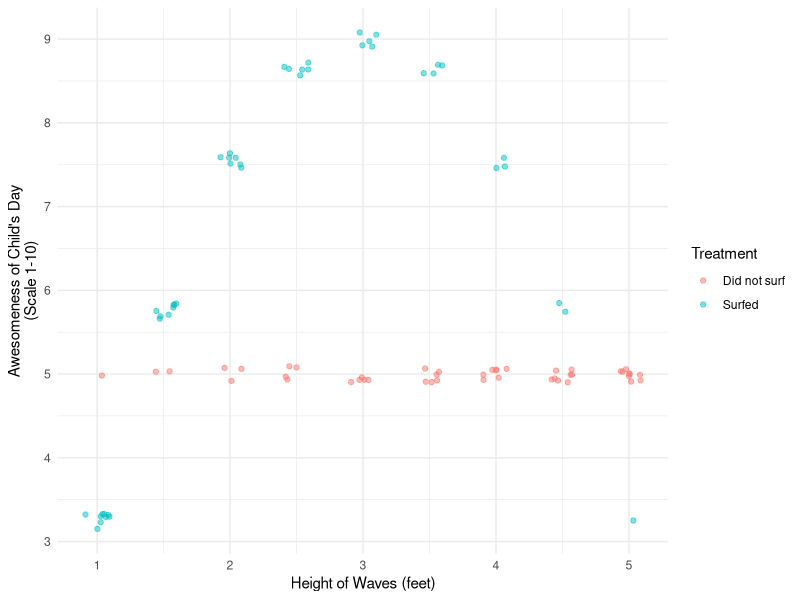
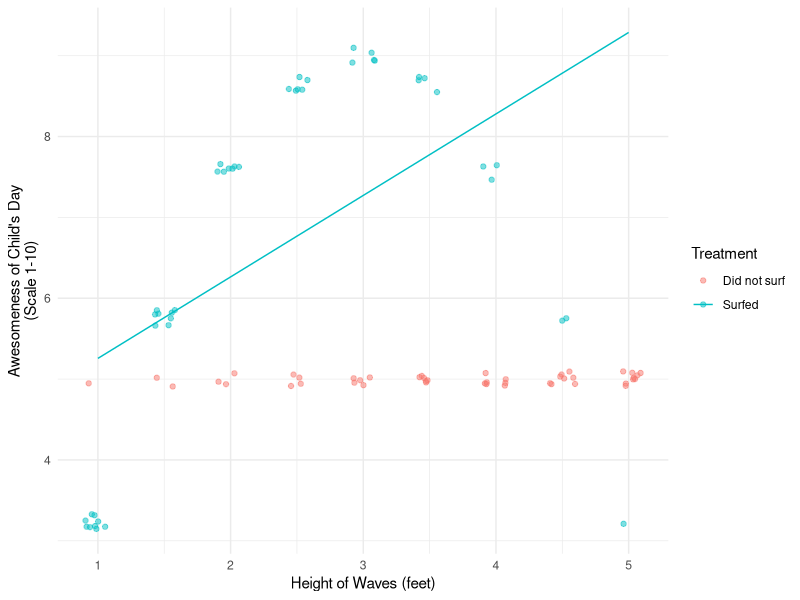
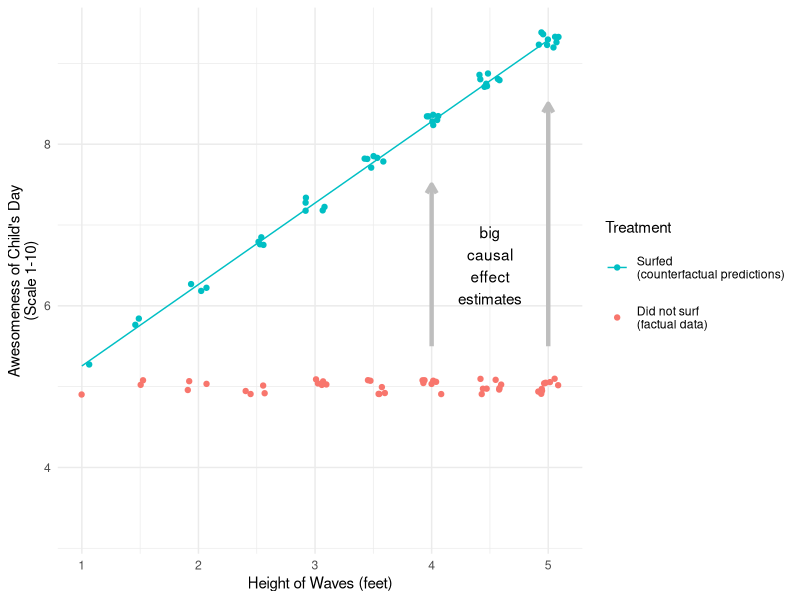
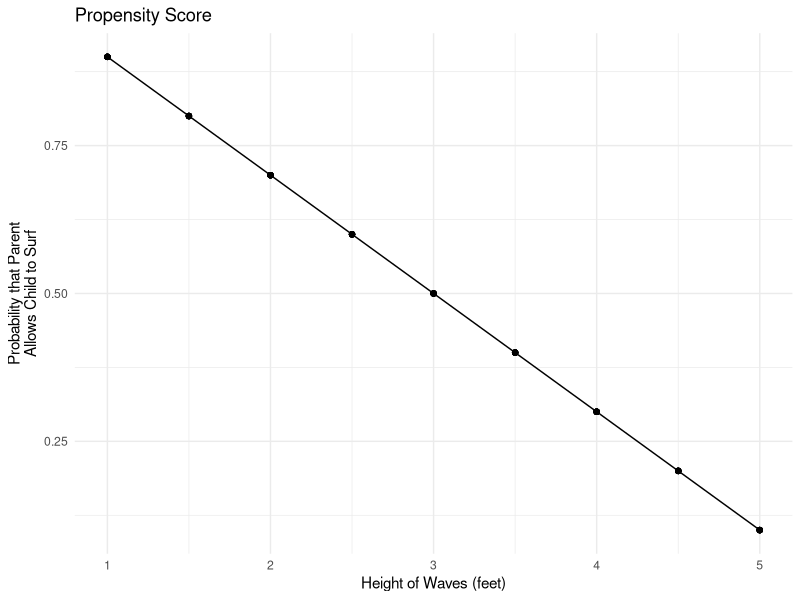
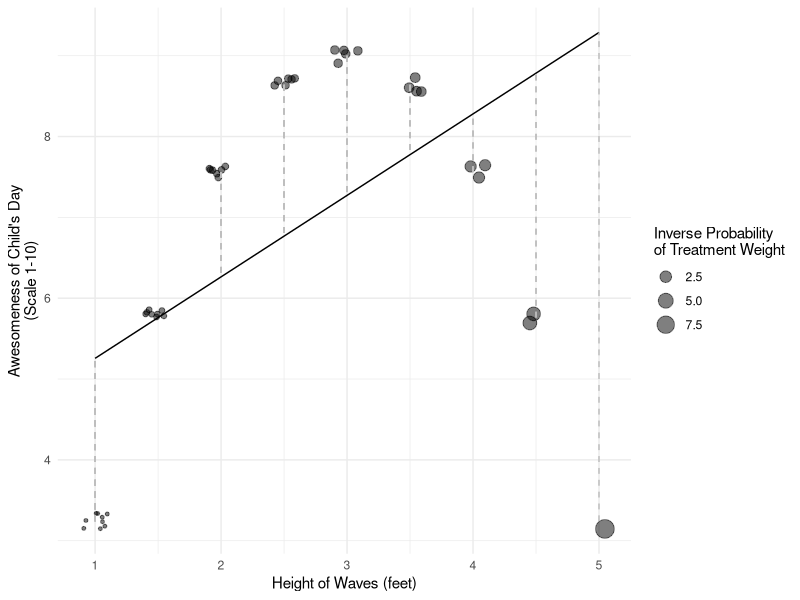
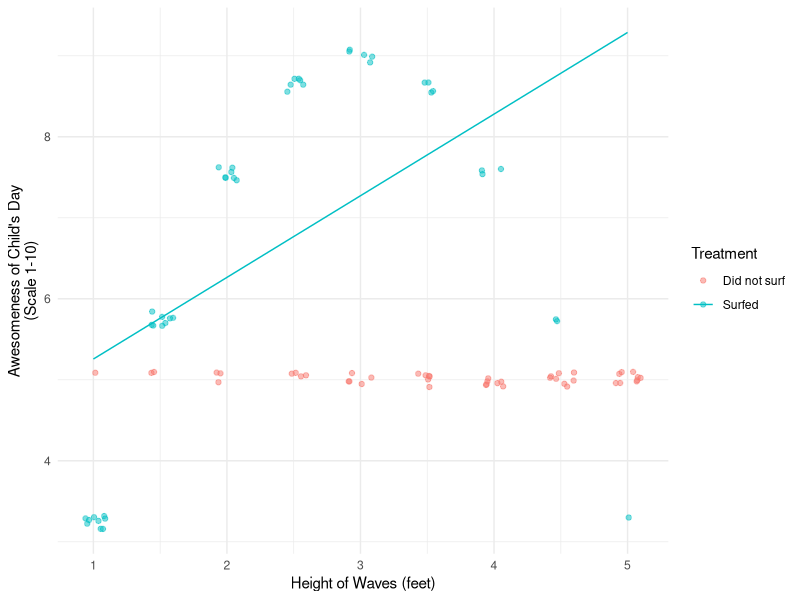
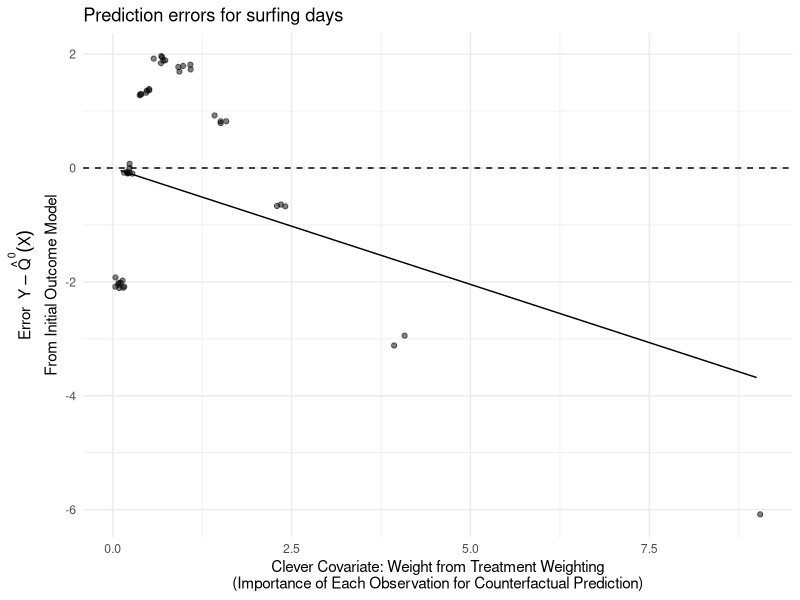
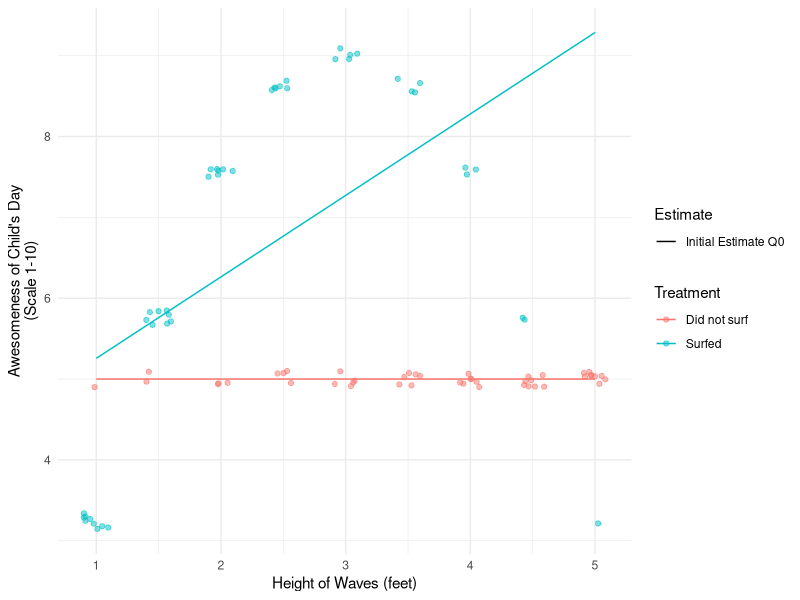

Here is the R script that generated these plots, in order:
## ---- chunk 1
library(foreach)
## ---- chunk 2
#| code-fold: true
#| fig-height: 3

library(tidyverse)
theme_set(theme_minimal())

data <- tibble(x = rep(1:9,1:9), a = F) |>
  bind_rows(tibble(x = rep(1:9,9:1), a = T)) |>
  group_by(x) |>
  mutate(
    pi = mean(a)
  ) |>
  ungroup() |>
  mutate(
    y1 = 9 - 9 * ((x - 5) / 5) ^ 2,
    y0 = 5,
    # Shift x to fit story of this DGP
    x = (x - 1) / 2 + 1,
    y = case_when(
      !a ~ y0,
      a ~ y1
    )
  )

data |>
  ggplot(aes(x = x, y = y, color = a)) +
  geom_jitter(width = .1, height = .1, alpha = .5) +
  scale_x_continuous(
    breaks = 1:10,
    name = "Height of Waves (feet)"
  ) +
  labs(
    y = "Awesomeness of Child's Day\n(Scale 1-10)"
  ) +
  scale_color_discrete(
    name = "Treatment",
    labels = c("Did not surf","Surfed")
  )
## ---- chunk 3
#| code-fold: true 
#| fig-height: 3

fit1 <- lm(y ~ x, data = data |> filter(a))

fitted <- data |>
  mutate(y = predict(fit1, newdata = data))

data |>
  ggplot(aes(x = x, y = y, color = a)) +
  geom_jitter(width = .1, height = .1, alpha = .5) +
  scale_x_continuous(
    breaks = 1:10,
    name = "Height of Waves (feet)"
  ) +
  labs(
    y = "Awesomeness of Child's Day\n(Scale 1-10)"
  ) +
  scale_color_discrete(
    name = "Treatment",
    labels = c("Did not surf","Surfed")
  ) + 
  # Add the fitted line
  geom_line(
    data = fitted |> mutate(a = TRUE)
  )
## ---- chunk 4
#| code-fold: true

data |>
  ggplot(aes(x = x, y = y, color = a)) +
  geom_point(alpha = 0, show.legend = F) +
  geom_jitter(data = data |> filter(!a), width = .1, height = .1) +
  geom_jitter(data = fitted |> filter(!a) |> mutate(a = T), width = .1, height = .1) +
  # Add the fitted line
  geom_line(
    data = fitted |> filter(!a) |> mutate(a = TRUE)
  ) +
  #geom_segment(aes(yend = fitted), linetype = "dashed", color = "gray") +
  scale_x_continuous(
    breaks = 1:10,
    name = "Height of Waves (feet)"
  ) +
  labs(
    y = "Awesomeness of Child's Day\n(Scale 1-10)"
  ) +
  scale_color_discrete(
    name = "Treatment",
    labels = c("Did not surf\n(factual data)","Surfed\n(counterfactual predictions)"),
    guide = guide_legend(reverse = T)
  ) +
  annotate(geom = "text", x = 4.5, y = 6.5, label = "big\ncausal\neffect\nestimates") +
  annotate(geom = "segment", x = c(4,5), y = c(5.5,5.5), yend = c(7.5,8.5), arrow = arrow(length = unit(.1,"in")),
           color = "gray", linewidth = 1.5) +
  theme(legend.key.height = unit(.5,"in"))
## ---- chunk 5
#| code-fold: true
#| fig-height: 3

data |>
  ggplot(aes(x = x, y = pi)) +
  geom_line() +
  geom_point() +
  ggtitle("Propensity Score") +
  labs(
    x = "Height of Waves (feet)",
    y = "Probability that Parent\nAllows Child to Surf"
  )
## ---- chunk 6
#| code-fold: true
#| fig-height: 3

observed_error <- data |>
  mutate(fitted = predict(fit1, newdata = data)) |>
  filter(a) |>
  mutate(weight = (1 - pi) / pi)

observed_error |>
  ggplot(aes(x = x, y = y1)) +
  geom_line(aes(y = fitted)) +
  geom_jitter(aes(y = y1, size = weight), width = .1, height = .1, alpha = .5) + 
  geom_segment(aes(yend = fitted), linetype = "dashed", color = "gray") +
  scale_x_continuous(
    breaks = 1:10,
    name = "Height of Waves (feet)"
  ) +
  labs(
    y = "Awesomeness of Child's Day\n(Scale 1-10)",
    size = "Inverse Probability\nof Treatment Weight"
  ) +
  scale_color_discrete(
    name = "Treatment",
    labels = c("Did not surf","Surfed")
  )
## ---- chunk 7
truth <- data |>
  # Restrict to the untreated
  filter(!a) |>
  # Average difference in potential outcomes
  summarize(true_atc = mean(y1 - y0)) |>
  print()
## ---- chunk 8
initial_estimate <- data |>
  # Predict Y1
  mutate(yhat1 = predict(fit1, newdata = data)) |>
  # Focus on the untreated
  filter(!a) |>
  # Summarize an average effect estimate:
  # average of (predicted y1) - (observed y0)
  summarize(initial_estimate = mean(yhat1 - y)) |>
  print()
## ---- chunk 9
weighted_mean_error <- data |>
  # Predict Y1
  mutate(yhat1 = predict(fit1, newdata = data)) |>
  # Focus on the treated
  filter(a) |>
  # Construct inverse probability weights
  # where pi is the probability of treatment
  mutate(weight = (1 - pi) / pi) |>
  # Summarize a weighted mean error:
  # weighted average of (predicted y1) - (observed y1)
  summarize(weighted_mean_error = weighted.mean(yhat1 - y, w = weight)) |>
  print()
## ---- chunk 10
corrected_estimate <- initial_estimate |> 
  bind_cols(weighted_mean_error) |>
  mutate(corrected_estimate = initial_estimate - weighted_mean_error) |>
  print()
## ---- chunk 11
# Fitted model
q0_fit <- lm(y ~ x, data = data |> filter(a))
# Function to return predictions
q0 <- function(x) {
  predict(q0_fit, newdata = tibble(x))
}
## ---- chunk 12
#| fig-height: 3
data |>
  ggplot(aes(x = x, y = y, color = a)) +
  geom_jitter(width = .1, height = .1, alpha = .5) +
  scale_x_continuous(
    breaks = 1:10,
    name = "Height of Waves (feet)"
  ) +
  labs(
    y = "Awesomeness of Child's Day\n(Scale 1-10)"
  ) +
  scale_color_discrete(
    name = "Treatment",
    labels = c("Did not surf","Surfed")
  ) + 
  # Add the fitted line
  geom_line(
    data = fitted |> mutate(a = TRUE)
  )
## ---- chunk 13
# Define the propensity scores
# (assumed known in this example)
propensity_scores <- data |>
  distinct(x,pi)
# Define the clever covariate function
h <- function(x) {
  tibble(x) |>
    left_join(propensity_scores, by = join_by(x)) |>
    mutate(h = (1 - pi) / pi) |>
    pull(h)
}
## ---- chunk 14
q1_fit <- lm(y ~ -1 + offset(q0(x)) + h(x), data = data |> filter(a))
# Function to return predictions
q1 <- function(x) {
  predict(q1_fit, newdata = tibble(x))
}
data |>
  filter(a) |>
  mutate(
    q0 = q0(x),
    error = y - q0,
    h = h(x),
    correction = predict(q1_fit) - q0
  ) |>
  ggplot(aes(x = h, y = correction)) +
  geom_hline(yintercept = 0, linetype = "dashed") +
  geom_jitter(aes(y = error), width = .1, height = .1, alpha = .5) +
  geom_line(aes(y = correction)) +
  labs(
    x = "Clever Covariate: Weight from Treatment Weighting\n(Importance of Each Observation for Counterfactual Prediction)",
    y = expression(atop('Error '~Y - {hat(Q)^0}(X),'From Initial Outcome Model'))
  ) +
  ggtitle("Prediction errors for surfing days")
## ---- chunk 15
data |> 
  filter(!a) |>
  mutate(q0 = q0(x), q1 = q1(x)) |>
  select(y, q0, q1, y1) |>
  pivot_longer(cols = -y) |>
  group_by(name) |>
  summarize_all(mean) |>
  mutate(
    name = factor(
      case_when(
        name == "q0" ~ "Initial Estimate",
        name == "q1" ~ "Targeted Estimate",
        name == "y1" ~ "Truth (Y1 Not Observed)"
      )
    ),
    effect = value - y
  ) |>
  select(
    Method = name,
    `Mean Predicted Outcome Under Surfing` = value,
    `Mean Observed Outcome Under No Surfing` = y,
    `Effect of Surfing` = effect
  ) |>
  pivot_longer(cols = -Method) |>
  pivot_wider(names_from = Method) |>
  knitr::kable(digits = 1)
## ---- chunk 16
fit0 <- lm(y ~ x, data = data |> filter(!a))
fit1 <- lm(y ~ x, data = data |> filter(a))
## ---- chunk 17
q0 <- function(a,x) {
  to_predict <- tibble(a,x)
  to_predict |>
    mutate(
      q0 = case_when(
        a == 1 ~ predict(fit1, newdata = to_predict),
        a == 0 ~ predict(fit0, newdata = to_predict)
      )
    ) |>
    pull(q0)
}
## ---- chunk 18
data |>
  mutate(q0 = q0(a,x)) |>
  ggplot(aes(x = x, color = a)) +
  geom_jitter(aes(y = y), width = .1, height = .1, alpha = .5) +
  geom_line(aes(y = q0, linetype = "Initial Estimate Q0")) +
  scale_x_continuous(
    breaks = 1:10,
    name = "Height of Waves (feet)"
  ) +
  labs(
    y = "Awesomeness of Child's Day\n(Scale 1-10)",
    linetype = "Estimate"
  ) +
  scale_color_discrete(
    name = "Treatment",
    labels = c("Did not surf","Surfed")
  )
## ---- chunk 19
data |>
  summarize(
    initial_ate_estimate = mean(
      q0(1,x) - q0(0,x)
    )
  )
## ---- chunk 20
propensity_score <- data |> distinct(x,pi)
## ---- chunk 21
h <- function(a,x) {
  tibble(a, x) |>
    left_join(propensity_score, by = join_by(x)) |>
    mutate(
      h = case_when(
        a == 1 ~ 1 / pi,
        a == 0 ~ -1 / (1 - pi)
      )
    ) |>
    pull(h)
}
## ---- chunk 22
#| fig-height: 3
resid_fit <- lm((y - q0(a,x)) ~ -1 + h(a,x), data = data)
data |>
  mutate(fitted = predict(resid_fit)) |>
  ggplot(aes(x = h(a,x))) +
  geom_jitter(aes(y = y - q0(a,x), color = a), width = .1, height = .1, alpha = .5) +
  geom_line(aes(y = fitted, linetype = "Targeting Fit")) +
  labs(
    x = "Clever Covariate: Treatment Weight for ATC",
    y = "Initial Error Modeling\nAwesomeness of Child's Day\n(Scale 1-10)",
    linetype = "Estimate"
  ) +
  scale_color_discrete(
    name = "Treatment",
    labels = c("Did not surf","Surfed")
  )
## ---- chunk 23
q1_fit <- lm(y ~ -1 + offset(q0(a,x)) + h(a,x), data = data)
## ---- chunk 24
q1 <- function(a,x) {
  predict(q1_fit, newdata = tibble(a,x))
}
## ---- chunk 25
data |>
  summarize(
    targeted_ate_estimate = mean(
      q1(1,x) - q1(0,x)
    )
  )
